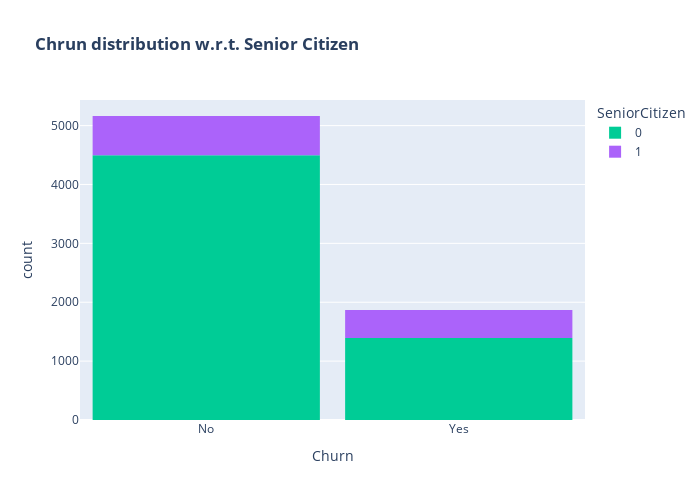

Notebook cell for this chart:
### Markdown cell above
- Customers that doesn't have partners are more likely to churn

### Code cell
color_map = {"Yes": '#00CC96', "No": '#B6E880'}
fig = px.histogram(df, x="Churn", color="SeniorCitizen", title="<b>Chrun distribution w.r.t. Senior Citizen</b>", color_discrete_map=color_map)
fig.update_layout(width=700, height=500, bargap=0.1)
fig.show()

### Figure 1 — Plotly figure (JSON) as saved in the notebook; plotly's stock layout.template omitted (floating-point values rounded to 4 significant figures; data arrays with more than 128 entries replaced by an {"elided": "..."} marker saying what was removed)
{"data": [{"alignmentgroup": "True", "bingroup": "x", "hovertemplate": "SeniorCitizen=0<br>Churn=%{x}<br>count=%{y}<extra></extra>", "legendgroup": "0", "marker": {"color": "#00cc96", "pattern": {"shape": ""}}, "name": "0", "offsetgroup": "0", "orientation": "v", "showlegend": true, "type": "histogram", "x": {"elided": "5890 str values"}, "xaxis": "x", "yaxis": "y"}, {"alignmentgroup": "True", "bingroup": "x", "hovertemplate": "SeniorCitizen=1<br>Churn=%{x}<br>count=%{y}<extra></extra>", "legendgroup": "1", "marker": {"color": "#ab63fa", "pattern": {"shape": ""}}, "name": "1", "offsetgroup": "1", "orientation": "v", "showlegend": true, "type": "histogram", "x": {"elided": "1142 str values"}, "xaxis": "x", "yaxis": "y"}], "layout": {"bargap": 0.1, "barmode": "relative", "height": 500, "legend": {"title": {"text": "SeniorCitizen"}, "tracegroupgap": 0}, "title": {"text": "<b>Chrun distribution w.r.t. Senior Citizen</b>"}, "width": 700, "xaxis": {"anchor": "y", "domain": [0, 1], "title": {"text": "Churn"}}, "yaxis": {"anchor": "x", "domain": [0, 1], "title": {"text": "count"}}}}
